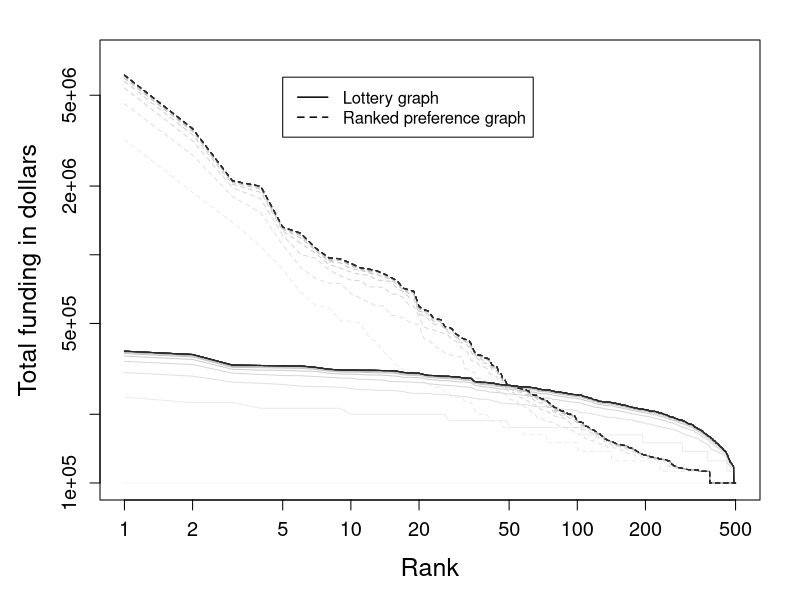
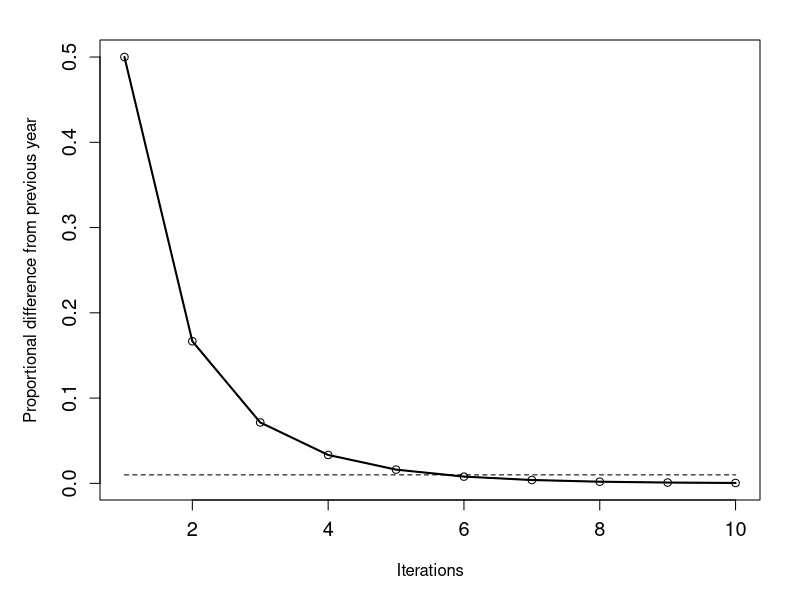

Write the R code that produced these figures, in order.

### Behavioral Network Science
### Language, Mind, and Society
# By Thomas T. Hills

# Code to reproduce figures and analyses for

#### Chapter 19 -- Fund People Not Projects: A Universal Basic Income for Research ####


knitr::opts_chunk$set(echo = FALSE)
knitr::opts_chunk$set(message = FALSE)
knitr::opts_chunk$set(comment = NA)
knitr::opts_chunk$set(warning = FALSE)
options(knitr.table.format = "latex")

rm(list=ls())
library(igraph)
library(tidyverse)



#### Figure 19-2 ####

# Set random seed
set.seed(1)
# How many simulations--stictly, iterations.
sims = 20
# How many nodes
n =500 
# How many targets for contributions
ep = 4 
# Fraction to be given away
F = .5 # Fraction to be given away
# Matrix n x n 
gmat <- matrix(0, nrow = n, ncol = n)
# List of nodes
x <- 1:n
# Set buffer to capture pairs
pairs <- c()
# Each agent choose ep pairs to contribute to 
for(i in 1:n){ 
  pairs <- rbind(pairs, 
                 # Repeat self ep times
                 matrix(c(rep(i,ep),  
                          # Sample but don't choose self
                          sample(x[-i], size = ep,  
                 replace = FALSE)), ncol=2))
}

# Make graph from pairs
g <- graph_from_edgelist(pairs,directed=TRUE) 
# Compute degrees in network
#degree(g, mode="out")
#degree(g, mode="in")
# Get adjacency matrix
gmat <- as.matrix(as_adj(g))
# Starting budget
Budget_Injection <- rep(100000, n)
ID_budgets <- rep(0, n)
# Allocate budgets
ID_budgets <- ID_budgets + Budget_Injection 
# Start the budget keeper
B <- ID_budgets
# For each sim
for(i in 1:sims){
  # Update budgets
  ID_budgets <-  Budget_Injection + 
    colSums( (gmat/(rowSums(gmat))) * (ID_budgets*F)) # 
  # Add vector to budget keeper
  B <- rbind(B, ID_budgets)
}
# Store it
B1 <- B

# Save graph for statistics below
g1 <- g

# Make distribution graph for rank based
F = .5 # fraction to be given away
# Node vector
x <- 1:n
# Slope of preferences
a =1 
# Pairs buffer
pairs <- c()
# For each agent
for(i in 1:n){ 
  # Choose your contributions based on rank
  pairs <- rbind(pairs, 
                 matrix(c(rep(i,ep), 
                 sample(x[-i], size = ep, prob=x[-i]^(-a), 
                 replace = FALSE)), ncol=2))
}
# Make graph
g <- graph_from_edgelist(pairs,directed=TRUE) 
# Save network
g2 <- g
#degree(g, mode="out")
#degree(g, mode="in")
# Get adjacency
gmat <- as.matrix(as_adj(g))
# Budgets (as above)
Budget_Injection <- rep(100000, n)
ID_budgets <- rep(0, n)
ID_budgets <- ID_budgets + Budget_Injection # allocate budgets
numberOfNewNeighbors =20 
B2 <- ID_budgets
for(i in 1:sims){
  ID_budgets <-  Budget_Injection + 
    colSums( (gmat/(rowSums(gmat))) * (ID_budgets*F)) # 
  B2 <- rbind(B2, ID_budgets)
}

par(mfrow=c(1,1))
## Plot image of allocations
for(i in 1:nrow(B)){
  x <- B[i,]
  yy <-  sort(x, decreasing=TRUE)
  xx <- 1:length(yy)
  if(i == 1){
    par(mar=c(5,5,2,2))
    plot(xx, yy[xx], log="xy",cex.lab=1.5, cex.axis=1.2, ylim=c(min(B),max(B2)*1.2), xlim = c(1,n), ylab = "Total funding in dollars", xlab="Rank", type="n")
  }
  # Make grayness a function of order
  colstring <- paste("grey", toString(100-i*round(80/nrow(B))), sep="")
  lines(xx, yy[xx],col=colstring)
  
  x <- B2[i,]
  yy <-  sort(x, decreasing=TRUE)
  xx <- 1:length(yy)
  colstring <- paste("grey", toString(100-i*round(80/nrow(B))), sep="")
  if(i > 1) lines(xx, yy[xx],col=colstring, lty = 2)
}
legend(05, 6000000, legend=c("Lottery graph", "Ranked preference graph"), lty = 1:2, lwd = 1.5)


#### Figure 19-3 ####

# Sequence from 0 to end 
x <- seq(0, nrow(B1)-1)
# For each item in sequence
for(i in 1:(nrow(B1)-1)){
  x[i]<- sum((B1[i+1,]-B1[i,])) / sum(B1[i,])
}

x2 <- seq(0, nrow(B2)-1)
for(i in 1:(nrow(B2)-1)){
  x2[i]<- sum((B2[i+1,]-B2[i,])) / sum(B2[i,])
}
# Plot margins
par(mar=c(5,5,2,2))
# Plot
plot(x[1:10], cex.axis = 1.2, xlim = c(1, 10), cex.lab = 1, xlab="Iterations", ylab="Proportional difference from previous year")
lines(x2[1:10], col = "red")
lines(x[1:10], lwd=2)
lines(1:10,y=rep(.01,10), lty=2)

## eigenvector comparison

# Statistics based on eigenvector centrality
ec1 <- igraph::eigen_centrality(g1)$vector # compute eigenvector centrality
pr1 <- igraph::page_rank(g1, damping=.5)$vector
ac1 <- alpha_centrality(g1, alpha = .1)
# Eigenvector centrality correlation with final budgets
cor.test(B1[nrow(B1),], ec1)
# Pagerank correlation with final budgets
cor.test(B1[nrow(B1),], pr1)
# Alpha centrality with final budgets
cor.test(B1[nrow(B1),], ac1)

# Sambe for B2
ec2 <- igraph::eigen_centrality(g)$vector # compute eigenvector centrality
pr2 <- igraph::page_rank(g, damping = .5)$vector
ac2 <- alpha_centrality(g, alpha = .1)
cor.test(B2[nrow(B2),], ec2)
cor.test(B2[nrow(B2),], pr2)
cor.test(B2[nrow(B2),], ac2)

